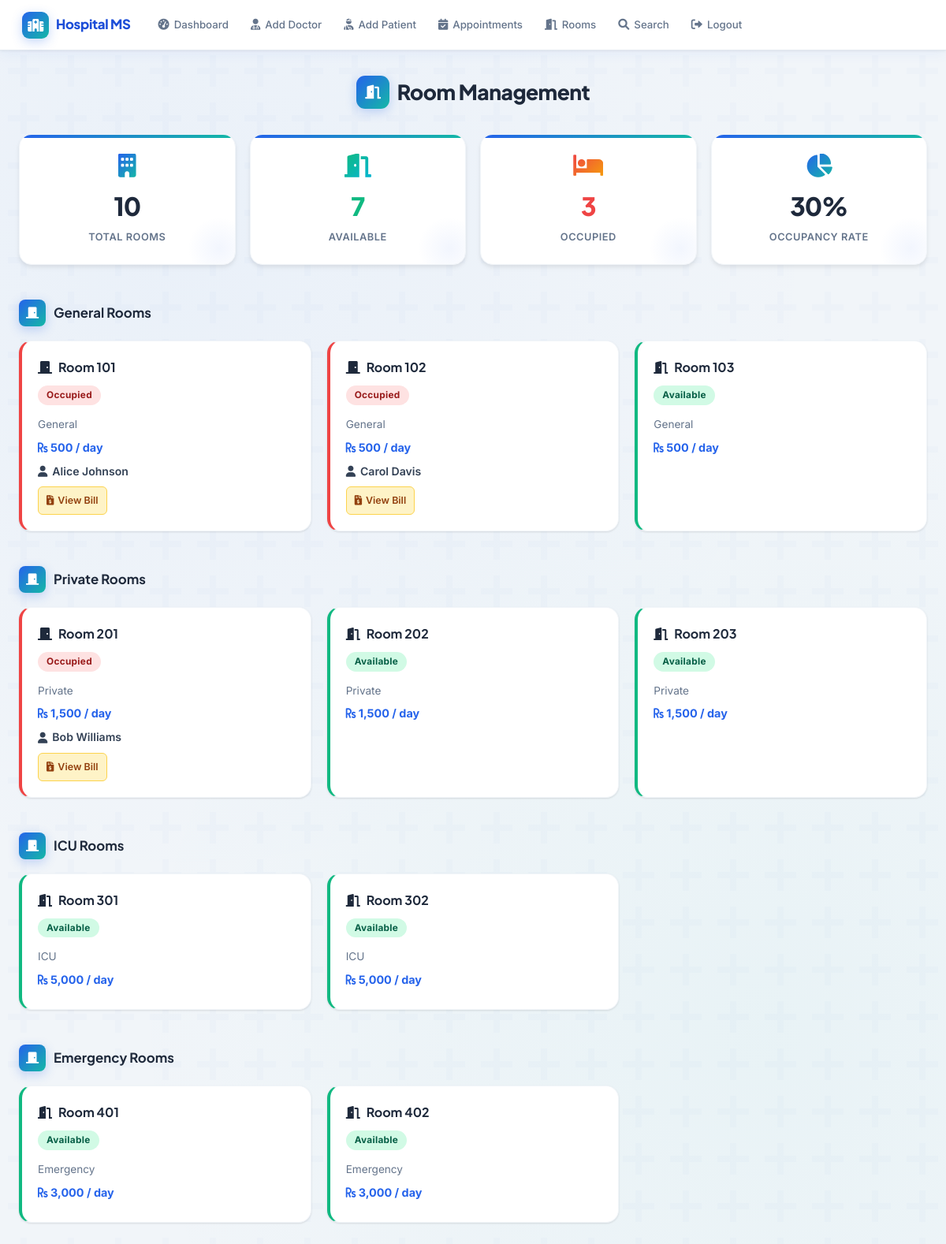
Page /rooms.php (signed in) on the committed database.
### tables this page shows
CREATE TABLE patients (
    patient_id          INT AUTO_INCREMENT PRIMARY KEY,
    name                VARCHAR(100) NOT NULL,
    age                 INT NOT NULL,
    gender              ENUM('Male','Female','Other') NOT NULL,
    disease             VARCHAR(150) DEFAULT NULL,
    treatment           TEXT DEFAULT NULL,
    admission_date      DATE DEFAULT NULL,
    discharge_date      DATE DEFAULT NULL,
    assigned_doctor_id  INT DEFAULT NULL,
    room_id             INT DEFAULT NULL,
    created_at          TIMESTAMP DEFAULT CURRENT_TIMESTAMP,
    FOREIGN KEY (assigned_doctor_id) REFERENCES doctors(doctor_id) ON DELETE SET NULL,
    FOREIGN KEY (room_id) REFERENCES rooms(room_id) ON DELETE SET NULL
);

CREATE TABLE rooms (
    room_id     INT AUTO_INCREMENT PRIMARY KEY,
    room_number VARCHAR(10)  NOT NULL UNIQUE,
    room_type   ENUM('General','Private','ICU','Emergency') NOT NULL DEFAULT 'General',
    status      ENUM('Available','Occupied') NOT NULL DEFAULT 'Available',
    price_per_day DECIMAL(10,2) NOT NULL DEFAULT 500.00
);

### rooms.php (the view, shortened to what this page needs)
<?php
include 'db_connect.php';
$total_rooms     = $conn->query("SELECT COUNT(*) as c FROM rooms")->fetch_assoc()['c'];
$occupied_rooms  = $conn->query("SELECT COUNT(*) as c FROM rooms WHERE status='Occupied'")->fetch_assoc()['c'];
$available_rooms = $total_rooms - $occupied_rooms;
$rooms = $conn->query("
    SELECT r.*, p.name as patient_name, p.patient_id
    FROM rooms r
    LEFT JOIN patients p ON p.room_id = r.room_id
    ORDER BY r.room_type, r.room_number
");
?>
<!DOCTYPE html>
<html lang="en">
<head>
    <link rel="stylesheet" href="style.css">
    <link href="https://cdnjs.cloudflare.com/ajax/libs/font-awesome/6.0.0/css/all.min.css" rel="stylesheet">
</head>
<body>
<div class="navbar">
    <span class="navbar-brand"><i class="fas fa-hospital"></i> Hospital MS</span>
    <a href="dashboard.php"><i class="fas fa-tachometer-alt"></i> Dashboard</a>
    <a href="add_doctor.php"><i class="fas fa-user-md"></i> Add Doctor</a>
    <a href="add_patient.php"><i class="fas fa-user-injured"></i> Add Patient</a>
    <a href="appointments.php"><i class="fas fa-calendar-check"></i> Appointments</a>
    <a href="rooms.php"><i class="fas fa-door-open"></i> Rooms</a>
    <a href="search_patient.php"><i class="fas fa-search"></i> Search</a>
    <a href="logout.php"><i class="fas fa-sign-out-alt"></i> Logout</a>
</div>
<div class="container">
    <h1><i class="fas fa-door-open"></i> Room Management</h1>
    <div class="stats">
        <div class="stat-box">
            <i class="fas fa-building stat-icon"></i>
            <h2><?php echo $total_rooms; ?></h2>
            <p>Total Rooms</p>
        </div>
        <div class="stat-box" style="--accent-color:#10b981;">
            <i class="fas fa-door-open stat-icon" style="background:linear-gradient(135deg,#10b981,#06b6d4);-webkit-background-clip:text;-webkit-text-fill-color:transparent;background-clip:text;"></i>
            <h2 style="color:#10b981;"><?php echo $available_rooms; ?></h2>
            <p>Available</p>
        </div>
        <div class="stat-box">
            <i class="fas fa-bed stat-icon" style="background:linear-gradient(135deg,#ef4444,#f59e0b);-webkit-background-clip:text;-webkit-text-fill-color:transparent;background-clip:text;"></i>
            <h2 style="color:#ef4444;"><?php echo $occupied_rooms; ?></h2>
            <p>Occupied</p>
        </div>
        <div class="stat-box">
            <i class="fas fa-chart-pie stat-icon"></i>
            <h2><?php echo $total_rooms > 0 ? round(($occupied_rooms/$total_rooms)*100) : 0; ?>%</h2>
            <p>Occupancy Rate</p>
        </div>
    </div>
    <?php
    $types = ['General','Private','ICU','Emergency'];
    foreach($types as $type):
        $rooms->data_seek(0);
        $rooms->data_seek(0);
    ?>
    <div class="section-header">
        <h2 class="section-title"><i class="fas fa-door-closed"></i> <?php echo $type; ?> Rooms</h2>
    </div>
    <div class="grid-container">
        <?php while($room = $rooms->fetch_assoc()):
            if($room['room_type'] != $type) continue;
            $occupied = $room['status'] == 'Occupied';
        ?>
        <div class="room-card <?php echo $occupied ? 'room-occupied' : 'room-available'; ?>">
            <div class="room-number">
                <i class="fas fa-door-<?php echo $occupied ? 'closed' : 'open'; ?>"></i>
                Room <?php echo htmlspecialchars($room['room_number']); ?>
            </div>
            <span class="room-badge <?php echo $occupied ? 'badge-occupied' : 'badge-available'; ?>">
                <?php echo $occupied ? 'Occupied' : 'Available'; ?>
            </span>
            <p class="room-type-label"><?php echo $room['room_type']; ?></p>
            <p class="room-price"><i class="fas fa-rupee-sign"></i> <?php echo number_format($room['price_per_day'],0); ?> / day</p>
            <?php if($occupied && $room['patient_name']): ?>
                <p class="room-patient"><i class="fas fa-user"></i> <?php echo htmlspecialchars($room['patient_name']); ?></p>
                <a href="patient_bill.php?id=<?php echo $room['patient_id']; ?>" class="btn-bill">
                    <i class="fas fa-file-invoice-dollar"></i> View Bill
                </a>
            <?php endif; ?>
        </div>
        <?php endwhile; ?>
    </div>
    <?php endforeach; ?>
</div>
</body>
</html>

### rows in the picture
patients: room.room_number "101", shows "Occupied", room.room_type "General", room.price_per_day "500", name "Alice Johnson"
patients: room.room_number "102", shows "Occupied", room.room_type "General", room.price_per_day "500", name "Carol Davis"
rooms: room_number "103", status "Available", room_type "General", price_per_day "500"
patients: room.room_number "201", shows "Occupied", room.room_type "Private", room.price_per_day "1,500", name "Bob Williams"
rooms: room_number "202", status "Available", room_type "Private", price_per_day "1,500"
rooms: room_number "203", status "Available", room_type "Private", price_per_day "1,500"
rooms: room_number "301", status "Available", room_type "ICU", price_per_day "5,000"
rooms: room_number "302", status "Available", room_type "ICU", price_per_day "5,000"
rooms: room_number "401", status "Available", room_type "Emergency", price_per_day "3,000"
rooms: room_number "402", status "Available", room_type "Emergency", price_per_day "3,000"

### other values in the picture
$total_rooms "10"
$available_rooms "7"
$occupied_rooms "3"
$type "General"
$type "Private"
$type "ICU"
$type "Emergency"
